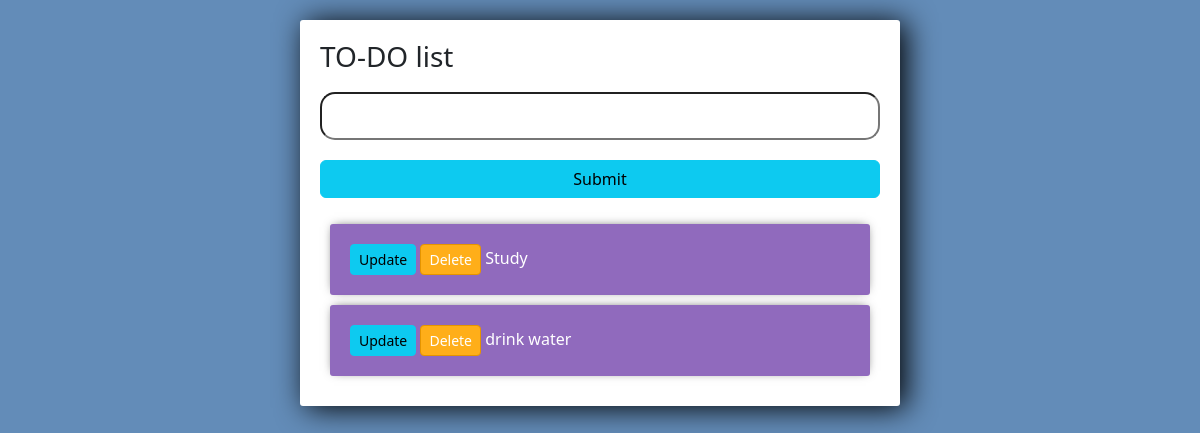
/, run on an earlier commit of the app's database.
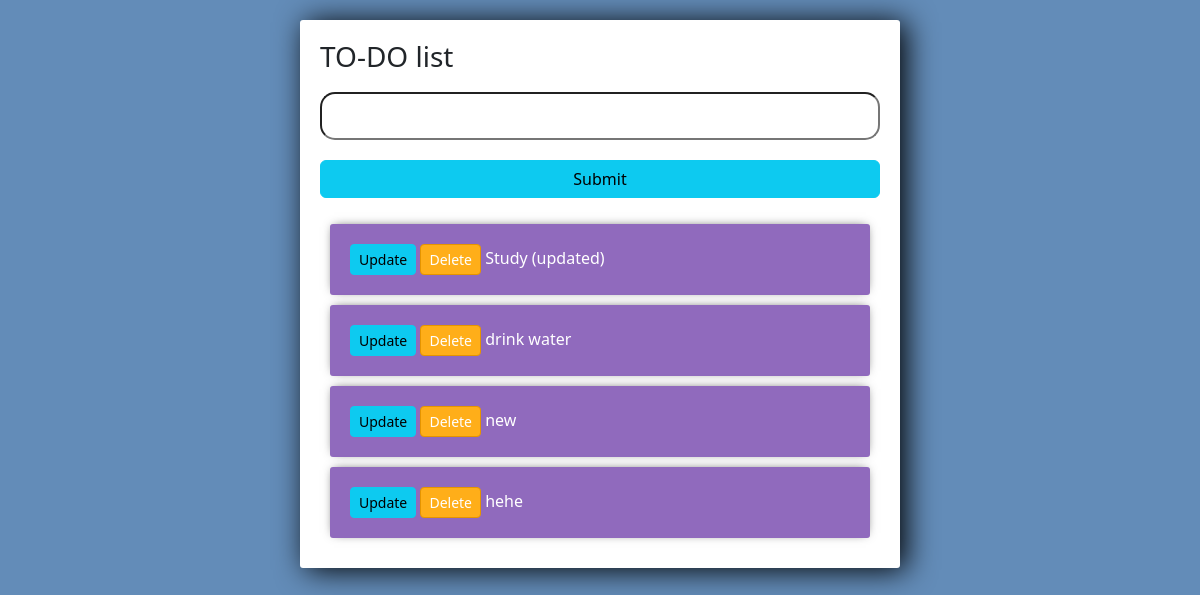
And on a later commit of the database.
### tasks/models.py (models this page shows)
class Task(models.Model):
    title=models.CharField(max_length=200)
    complete=models.BooleanField(default=False)
    created=models.DateTimeField(auto_now_add=True)
    def __str__(self):
        return self.title

### tasks/views.py (the view)
# urls.py: path('',views.index,name='list'),
def index(request):
    tasks= Task.objects.all()
    form =TaskForm()
    if request.method == 'POST':
        form = TaskForm(request.POST)
        if form.is_valid():
            form.save()
        return redirect('/')
    context={
        'tasks':tasks,
        'form':form
    }
    return render(request,'tasks/list.html',context)

### tasks/forms.py
class TaskForm(forms.ModelForm):
    class Meta:
        model = Task # we are going to create a model form for Task model
        fields= '__all__'

### tasks/templates/tasks/list.html (shortened to what this page needs)
<link href="https://cdn.jsdelivr.net/npm/bootstrap@5.3.0/dist/css/bootstrap.min.css" rel="stylesheet">
<div class="center-column">
    <h3>TO-DO list</h3>
    <form method="POST" action="/">
        {{form.title}}
        <input class="btn btn-info" type="submit" name="Create Task">
    </form>
<div class="todo-list">
        {% for task in tasks %}
        <div class="item-row">
            <a class="btn btn-sm btn-info" href="{% url 'update_task' task.id %}">Update</a>
            <a class="btn btn-sm btn-danger" href="{% url 'delete' task.id %}">Delete</a>
            {% if task.complete %}
                <strike>
                    {{ task }}
                </strike>
            {% else %}
                <span> {{task}}</span>
            {% endif %}
        </div>
        {% endfor %}
    </div>
</div>

### tasks/templates/tasks/list.html (style rules this page uses)
input { width: 100%; padding: 10px 5px; margin: 10px auto; box-sizing: border-box; border-radius: 15px; }
input::placeholder { color: #d3d3d3; }
.center-column { width: 600px; margin: 20px auto; padding: 20px; background-color: #fff; border-radius: 3px; box-shadow: 6px 2px 30px 0px rgba(0, 0, 0, 75); }
.item-row { background-color: #906abd; margin: 10px; padding: 20px; border-radius: 3px; color: #fff; font-size: 16px; box-shadow: 0px -1px 10px -4px rgba(0,0,0,0.75); }
.btn-danger { background-color: #ffae19; border-color: #e59400; }

What changed in the data, as far as the page shows it:
changed Task: title "Study" → "Study (updated)"
added Task: title "new"
added Task: title "hehe"
